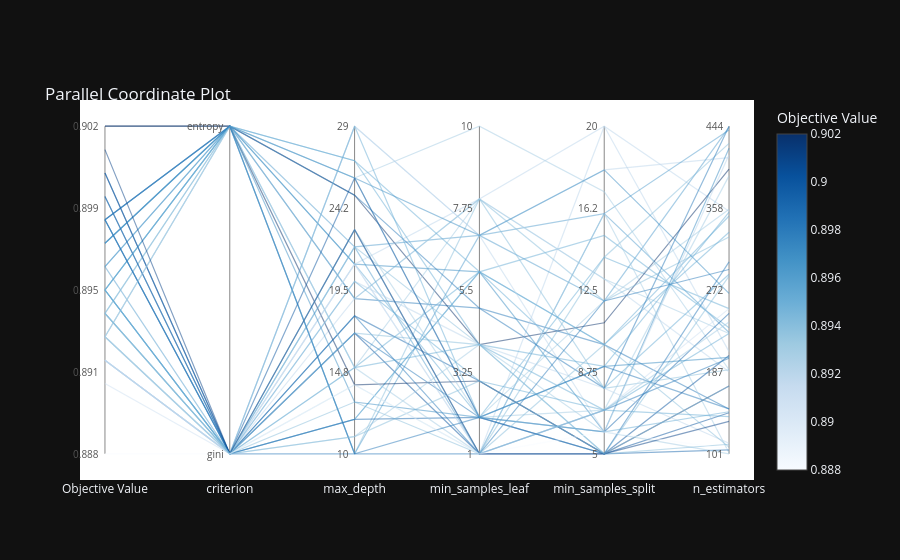

The cell this chart's notebook holds for it:
### Code cell
optuna.visualization.plot_parallel_coordinate(study)

### Figure 1 — Plotly figure (JSON) as saved in the notebook; plotly's stock layout.template omitted (floating-point values rounded to 4 significant figures)
{"data": [{"customdata": [["Objective Value", "0.896"], ["criterion", "gini"], ["max_depth", "22"], ["min_samples_leaf", "7"], ["min_samples_split", "16"], ["n_estimators", "228"]], "hovertemplate": "%{customdata[0]}: %{customdata[1]}<extra></extra>", "line": {"color": "rgb(83.57142857142632, 157.99999999999847, 204.85714285714198)", "dash": "solid", "width": 1.2}, "mode": "lines", "opacity": 0.5, "showlegend": false, "x": [0, 1, 2, 3, 4, 5], "y": [0.5714, 0.0, 0.6316, 0.6667, 0.7333, 0.3703], "type": "scatter"}, {"customdata": [["Objective Value", "0.892"], ["criterion", "gini"], ["max_depth", "29"], ["min_samples_leaf", "7"], ["min_samples_split", "18"], ["n_estimators", "411"]], "hovertemplate": "%{customdata[0]}: %{customdata[1]}<extra></extra>", "line": {"color": "rgb(186.57142857142748, 214.14285714285668, 234.9999999999996)", "dash": "solid", "width": 1.2}, "mode": "lines", "opacity": 0.5, "showlegend": false, "x": [0, 1, 2, 3, 4, 5], "y": [0.2857, 0.0, 1.0, 0.6667, 0.8667, 0.9038], "type": "scatter"}, {"customdata": [["Objective Value", "0.898"], ["criterion", "entropy"], ["max_depth", "19"], ["min_samples_leaf", "5"], ["min_samples_split", "10"], ["n_estimators", "148"]], "hovertemplate": "%{customdata[0]}: %{customdata[1]}<extra></extra>", "line": {"color": "rgb(42.42857142857233, 122.42857142857233, 185.85714285714332)", "dash": "solid", "width": 1.2}, "mode": "lines", "opacity": 0.5, "showlegend": false, "x": [0, 1, 2, 3, 4, 5], "y": [0.7143, 1.0, 0.4737, 0.4444, 0.3333, 0.137], "type": "scatter"}, {"customdata": [["Objective Value", "0.895"], ["criterion", "gini"], ["max_depth", "12"], ["min_samples_leaf", "6"], ["min_samples_split", "15"], ["n_estimators", "233"]], "hovertemplate": "%{customdata[0]}: %{customdata[1]}<extra></extra>", "line": {"color": "rgb(107.00000000000324, 174.00000000000176, 214.0000000000007)", "dash": "solid", "width": 1.2}, "mode": "lines", "opacity": 0.5, "showlegend": false, "x": [0, 1, 2, 3, 4, 5], "y": [0.5, 0.0, 0.1053, 0.5556, 0.6667, 0.3848], "type": "scatter"}, {"customdata": [["Objective Value", "0.895"], ["criterion", "entropy"], ["max_depth", "21"], ["min_samples_leaf", "2"], ["min_samples_split", "14"], ["n_estimators", "253"]], "hovertemplate": "%{customdata[0]}: %{customdata[1]}<extra></extra>", "line": {"color": "rgb(107.00000000000324, 174.00000000000176, 214.0000000000007)", "dash": "solid", "width": 1.2}, "mode": "lines", "opacity": 0.5, "showlegend": false, "x": [0, 1, 2, 3, 4, 5], "y": [0.5, 1.0, 0.5789, 0.1111, 0.6, 0.4431], "type": "scatter"}, {"customdata": [["Objective Value", "0.892"], ["criterion", "gini"], ["max_depth", "19"], ["min_samples_leaf", "8"], ["min_samples_split", "20"], ["n_estimators", "355"]], "hovertemplate": "%{customdata[0]}: %{customdata[1]}<extra></extra>", "line": {"color": "rgb(186.57142857142748, 214.14285714285668, 234.9999999999996)", "dash": "solid", "width": 1.2}, "mode": "lines", "opacity": 0.5, "showlegend": false, "x": [0, 1, 2, 3, 4, 5], "y": [0.2857, 0.0, 0.4737, 0.7778, 1.0, 0.7405], "type": "scatter"}, {"customdata": [["Objective Value", "0.9"], ["criterion", "gini"], ["max_depth", "17"], ["min_samples_leaf", "1"], ["min_samples_split", "5"], ["n_estimators", "144"]], "hovertemplate": "%{customdata[0]}: %{customdata[1]}<extra></extra>", "line": {"color": "rgb(11.571428571428115, 85.57142857142799, 159.5714285714281)", "dash": "solid", "width": 1.2}, "mode": "lines", "opacity": 0.5, "showlegend": false, "x": [0, 1, 2, 3, 4, 5], "y": [0.8571, 0.0, 0.3684, 0.0, 0.0, 0.1254], "type": "scatter"}, {"customdata": [["Objective Value", "0.895"], ["criterion", "entropy"], ["max_depth", "15"], ["min_samples_leaf", "6"], ["min_samples_split", "10"], ["n_estimators", "350"]], "hovertemplate": "%{customdata[0]}: %{customdata[1]}<extra></extra>", "line": {"color": "rgb(107.00000000000324, 174.00000000000176, 214.0000000000007)", "dash": "solid", "width": 1.2}, "mode": "lines", "opacity": 0.5, "showlegend": false, "x": [0, 1, 2, 3, 4, 5], "y": [0.5, 1.0, 0.2632, 0.5556, 0.3333, 0.7259], "type": "scatter"}, {"customdata": [["Objective Value", "0.902"], ["criterion", "entropy"], ["max_depth", "25"], ["min_samples_leaf", "4"], ["min_samples_split", "11"], ["n_estimators", "399"]], "hovertemplate": "%{customdata[0]}: %{customdata[1]}<extra></extra>", "line": {"color": "rgb(8.0, 48.0, 107.0)", "dash": "solid", "width": 1.2}, "mode": "lines", "opacity": 0.5, "showlegend": false, "x": [0, 1, 2, 3, 4, 5], "y": [1.0, 1.0, 0.7895, 0.3333, 0.4, 0.8688], "type": "scatter"}, {"customdata": [["Objective Value", "0.892"], ["criterion", "gini"], ["max_depth", "21"], ["min_samples_leaf", "8"], ["min_samples_split", "13"], ["n_estimators", "187"]], "hovertemplate": "%{customdata[0]}: %{customdata[1]}<extra></extra>", "line": {"color": "rgb(186.57142857142748, 214.14285714285668, 234.9999999999996)", "dash": "solid", "width": 1.2}, "mode": "lines", "opacity": 0.5, "showlegend": false, "x": [0, 1, 2, 3, 4, 5], "y": [0.2857, 0.0, 0.5789, 0.7778, 0.5333, 0.2507], "type": "scatter"}, {"customdata": [["Objective Value", "0.892"], ["criterion", "gini"], ["max_depth", "21"], ["min_samples_leaf", "1"], ["min_samples_split", "20"], ["n_estimators", "208"]], "hovertemplate": "%{customdata[0]}: %{customdata[1]}<extra></extra>", "line": {"color": "rgb(186.57142857142495, 214.1428571428556, 234.99999999999872)", "dash": "solid", "width": 1.2}, "mode": "lines", "opacity": 0.5, "showlegend": false, "x": [0, 1, 2, 3, 4, 5], "y": [0.2857, 0.0, 0.5789, 0.0, 1.0, 0.312], "type": "scatter"}, {"customdata": [["Objective Value", "0.896"], ["criterion", "entropy"], ["max_depth", "22"], ["min_samples_leaf", "1"], ["min_samples_split", "16"], ["n_estimators", "440"]], "hovertemplate": "%{customdata[0]}: %{customdata[1]}<extra></extra>", "line": {"color": "rgb(83.57142857142632, 157.99999999999847, 204.85714285714198)", "dash": "solid", "width": 1.2}, "mode": "lines", "opacity": 0.5, "showlegend": false, "x": [0, 1, 2, 3, 4, 5], "y": [0.5714, 1.0, 0.6316, 0.0, 0.7333, 0.9883], "type": "scatter"}, {"customdata": [["Objective Value", "0.894"], ["criterion", "entropy"], ["max_depth", "10"], ["min_samples_leaf", "8"], ["min_samples_split", "12"], ["n_estimators", "328"]], "hovertemplate": "%{customdata[0]}: %{customdata[1]}<extra></extra>", "line": {"color": "rgb(136.14285714285992, 190.00000000000153, 220.28571428571487)", "dash": "solid", "width": 1.2}, "mode": "lines", "opacity": 0.5, "showlegend": false, "x": [0, 1, 2, 3, 4, 5], "y": [0.4286, 1.0, 0.0, 0.7778, 0.4667, 0.6618], "type": "scatter"}, {"customdata": [["Objective Value", "0.896"], ["criterion", "entropy"], ["max_depth", "10"], ["min_samples_leaf", "7"], ["min_samples_split", "12"], ["n_estimators", "443"]], "hovertemplate": "%{customdata[0]}: %{customdata[1]}<extra></extra>", "line": {"color": "rgb(83.57142857142632, 157.99999999999847, 204.85714285714198)", "dash": "solid", "width": 1.2}, "mode": "lines", "opacity": 0.5, "showlegend": false, "x": [0, 1, 2, 3, 4, 5], "y": [0.5714, 1.0, 0.0, 0.6667, 0.4667, 0.9971], "type": "scatter"}, {"customdata": [["Objective Value", "0.893"], ["criterion", "gini"], ["max_depth", "15"], ["min_samples_leaf", "8"], ["min_samples_split", "13"], ["n_estimators", "227"]], "hovertemplate": "%{customdata[0]}: %{customdata[1]}<extra></extra>", "line": {"color": "rgb(163.71428571428498, 204.4285714285711, 226.99999999999974)", "dash": "solid", "width": 1.2}, "mode": "lines", "opacity": 0.5, "showlegend": false, "x": [0, 1, 2, 3, 4, 5], "y": [0.3571, 0.0, 0.2632, 0.7778, 0.5333, 0.3673], "type": "scatter"}, {"customdata": [["Objective Value", "0.894"], ["criterion", "gini"], ["max_depth", "13"], ["min_samples_leaf", "1"], ["min_samples_split", "14"], ["n_estimators", "426"]], "hovertemplate": "%{customdata[0]}: %{customdata[1]}<extra></extra>", "line": {"color": "rgb(136.14285714285344, 189.99999999999795, 220.28571428571348)", "dash": "solid", "width": 1.2}, "mode": "lines", "opacity": 0.5, "showlegend": false, "x": [0, 1, 2, 3, 4, 5], "y": [0.4286, 0.0, 0.1579, 0.0, 0.6, 0.9475], "type": "scatter"}, {"customdata": [["Objective Value", "0.893"], ["criterion", "entropy"], ["max_depth", "26"], ["min_samples_leaf", "2"], ["min_samples_split", "12"], ["n_estimators", "357"]], "hovertemplate": "%{customdata[0]}: %{customdata[1]}<extra></extra>", "line": {"color": "rgb(163.71428571428498, 204.4285714285711, 226.99999999999974)", "dash": "solid", "width": 1.2}, "mode": "lines", "opacity": 0.5, "showlegend": false, "x": [0, 1, 2, 3, 4, 5], "y": [0.3571, 1.0, 0.8421, 0.1111, 0.4667, 0.7464], "type": "scatter"}, {"customdata": [["Objective Value", "0.893"], ["criterion", "entropy"], ["max_depth", "26"], ["min_samples_leaf", "10"], ["min_samples_split", "17"], ["n_estimators", "189"]], "hovertemplate": "%{customdata[0]}: %{customdata[1]}<extra></extra>", "line": {"color": "rgb(163.71428571428498, 204.4285714285711, 226.99999999999974)", "dash": "solid", "width": 1.2}, "mode": "lines", "opacity": 0.5, "showlegend": false, "x": [0, 1, 2, 3, 4, 5], "y": [0.3571, 1.0, 0.8421, 1.0, 0.8, 0.2566], "type": "scatter"}, {"customdata": [["Objective Value", "0.897"], ["criterion", "entropy"], ["max_depth", "21"], ["min_samples_leaf", "6"], ["min_samples_split", "6"], ["n_estimators", "421"]], "hovertemplate": "%{customdata[0]}: %{customdata[1]}<extra></extra>", "line": {"color": "rgb(61.28571428571697, 141.28571428571698, 195.57142857142995)", "dash": "solid", "width": 1.2}, "mode": "lines", "opacity": 0.5, "showlegend": false, "x": [0, 1, 2, 3, 4, 5], "y": [0.6429, 1.0, 0.5789, 0.5556, 0.06667, 0.9329], "type": "scatter"}, {"customdata": [["Objective Value", "0.893"], ["criterion", "gini"], ["max_depth", "14"], ["min_samples_leaf", "1"], ["min_samples_split", "16"], ["n_estimators", "102"]], "hovertemplate": "%{customdata[0]}: %{customdata[1]}<extra></extra>", "line": {"color": "rgb(163.71428571428243, 204.42857142857002, 226.99999999999886)", "dash": "solid", "width": 1.2}, "mode": "lines", "opacity": 0.5, "showlegend": false, "x": [0, 1, 2, 3, 4, 5], "y": [0.3571, 0.0, 0.2105, 0.0, 0.7333, 0.002915], "type": "scatter"}, {"customdata": [["Objective Value", "0.894"], ["criterion", "entropy"], ["max_depth", "19"], ["min_samples_leaf", "8"], ["min_samples_split", "8"], ["n_estimators", "189"]], "hovertemplate": "%{customdata[0]}: %{customdata[1]}<extra></extra>", "line": {"color": "rgb(136.14285714285992, 190.00000000000153, 220.28571428571487)", "dash": "solid", "width": 1.2}, "mode": "lines", "opacity": 0.5, "showlegend": false, "x": [0, 1, 2, 3, 4, 5], "y": [0.4286, 1.0, 0.4737, 0.7778, 0.2, 0.2566], "type": "scatter"}, {"customdata": [["Objective Value", "0.895"], ["criterion", "entropy"], ["max_depth", "27"], ["min_samples_leaf", "6"], ["min_samples_split", "10"], ["n_estimators", "333"]], "hovertemplate": "%{customdata[0]}: %{customdata[1]}<extra></extra>", "line": {"color": "rgb(107.00000000000324, 174.00000000000176, 214.0000000000007)", "dash": "solid", "width": 1.2}, "mode": "lines", "opacity": 0.5, "showlegend": false, "x": [0, 1, 2, 3, 4, 5], "y": [0.5, 1.0, 0.8947, 0.5556, 0.3333, 0.6764], "type": "scatter"}, {"customdata": [["Objective Value", "0.892"], ["criterion", "gini"], ["max_depth", "29"], ["min_samples_leaf", "7"], ["min_samples_split", "6"], ["n_estimators", "414"]], "hovertemplate": "%{customdata[0]}: %{customdata[1]}<extra></extra>", "line": {"color": "rgb(186.57142857142748, 214.14285714285668, 234.9999999999996)", "dash": "solid", "width": 1.2}, "mode": "lines", "opacity": 0.5, "showlegend": false, "x": [0, 1, 2, 3, 4, 5], "y": [0.2857, 0.0, 1.0, 0.6667, 0.06667, 0.9125], "type": "scatter"}, {"customdata": [["Objective Value", "0.895"], ["criterion", "gini"], ["max_depth", "12"], ["min_samples_leaf", "6"], ["min_samples_split", "8"], ["n_estimators", "289"]], "hovertemplate": "%{customdata[0]}: %{customdata[1]}<extra></extra>", "line": {"color": "rgb(107.00000000000324, 174.00000000000176, 214.0000000000007)", "dash": "solid", "width": 1.2}, "mode": "lines", "opacity": 0.5, "showlegend": false, "x": [0, 1, 2, 3, 4, 5], "y": [0.5, 0.0, 0.1053, 0.5556, 0.2, 0.5481], "type": "scatter"}, {"customdata": [["Objective Value", "0.897"], ["criterion", "entropy"], ["max_depth", "26"], ["min_samples_leaf", "7"], ["min_samples_split", "18"], ["n_estimators", "269"]], "hovertemplate": "%{customdata[0]}: %{customdata[1]}<extra></extra>", "line": {"color": "rgb(61.28571428571489, 141.2857142857149, 195.5714285714289)", "dash": "solid", "width": 1.2}, "mode": "lines", "opacity": 0.5, "showlegend": false, "x": [0, 1, 2, 3, 4, 5], "y": [0.6429, 1.0, 0.8421, 0.6667, 0.8667, 0.4898], "type": "scatter"}, {"customdata": [["Objective Value", "0.899"], ["criterion", "gini"], ["max_depth", "18"], ["min_samples_leaf", "3"], ["min_samples_split", "5"], ["n_estimators", "105"]], "hovertemplate": "%{customdata[0]}: %{customdata[1]}<extra></extra>", "line": {"color": "rgb(25.85714285714377, 103.85714285714403, 173.85714285714377)", "dash": "solid", "width": 1.2}, "mode": "lines", "opacity": 0.5, "showlegend": false, "x": [0, 1, 2, 3, 4, 5], "y": [0.7857, 0.0, 0.4211, 0.2222, 0.0, 0.01166], "type": "scatter"}, {"customdata": [["Objective Value", "0.898"], ["criterion", "gini"], ["max_depth", "17"], ["min_samples_leaf", "2"], ["min_samples_split", "9"], ["n_estimators", "148"]], "hovertemplate": "%{customdata[0]}: %{customdata[1]}<extra></extra>", "line": {"color": "rgb(42.42857142857233, 122.42857142857233, 185.85714285714332)", "dash": "solid", "width": 1.2}, "mode": "lines", "opacity": 0.5, "showlegend": false, "x": [0, 1, 2, 3, 4, 5], "y": [0.7143, 0.0, 0.3684, 0.1111, 0.2667, 0.137], "type": "scatter"}, {"customdata": [["Objective Value", "0.902"], ["criterion", "entropy"], ["max_depth", "14"], ["min_samples_leaf", "3"], ["min_samples_split", "5"], ["n_estimators", "172"]], "hovertemplate": "%{customdata[0]}: %{customdata[1]}<extra></extra>", "line": {"color": "rgb(8.0, 48.00000000000419, 107.00000000000622)", "dash": "solid", "width": 1.2}, "mode": "lines", "opacity": 0.5, "showlegend": false, "x": [0, 1, 2, 3, 4, 5], "y": [1.0, 1.0, 0.2105, 0.2222, 0.0, 0.207], "type": "scatter"}, {"customdata": [["Objective Value", "0.893"], ["criterion", "gini"], ["max_depth", "11"], ["min_samples_leaf", "4"], ["min_samples_split", "6"], ["n_estimators", "101"]], "hovertemplate": "%{customdata[0]}: %{customdata[1]}<extra></extra>", "line": {"color": "rgb(163.71428571428498, 204.4285714285711, 226.99999999999974)", "dash": "solid", "width": 1.2}, "mode": "lines", "opacity": 0.5, "showlegend": false, "x": [0, 1, 2, 3, 4, 5], "y": [0.3571, 0.0, 0.05263, 0.3333, 0.06667, 0.0], "type": "scatter"}, {"customdata": [["Objective Value", "0.899"], ["criterion", "gini"], ["max_depth", "12"], ["min_samples_leaf", "2"], ["min_samples_split", "6"], ["n_estimators", "248"]], "hovertemplate": "%{customdata[0]}: %{customdata[1]}<extra></extra>", "line": {"color": "rgb(25.85714285714377, 103.85714285714403, 173.85714285714377)", "dash": "solid", "width": 1.2}, "mode": "lines", "opacity": 0.5, "showlegend": false, "x": [0, 1, 2, 3, 4, 5], "y": [0.7857, 0.0, 0.1053, 0.1111, 0.06667, 0.4286], "type": "scatter"}, {"customdata": [["Objective Value", "0.891"], ["criterion", "gini"], ["max_depth", "21"], ["min_samples_leaf", "1"], ["min_samples_split", "7"], ["n_estimators", "253"]], "hovertemplate": "%{customdata[0]}: %{customdata[1]}<extra></extra>", "line": {"color": "rgb(204.85714285714198, 223.571428571428, 241.285714285714)", "dash": "solid", "width": 1.2}, "mode": "lines", "opacity": 0.5, "showlegend": false, "x": [0, 1, 2, 3, 4, 5], "y": [0.2143, 0.0, 0.5789, 0.0, 0.1333, 0.4431], "type": "scatter"}, {"customdata": [["Objective Value", "0.893"], ["criterion", "gini"], ["max_depth", "23"], ["min_samples_leaf", "2"], ["min_samples_split", "7"], ["n_estimators", "392"]], "hovertemplate": "%{customdata[0]}: %{customdata[1]}<extra></extra>", "line": {"color": "rgb(163.71428571428498, 204.4285714285711, 226.99999999999974)", "dash": "solid", "width": 1.2}, "mode": "lines", "opacity": 0.5, "showlegend": false, "x": [0, 1, 2, 3, 4, 5], "y": [0.3571, 0.0, 0.6842, 0.1111, 0.1333, 0.8484], "type": "scatter"}, {"customdata": [["Objective Value", "0.894"], ["criterion", "gini"], ["max_depth", "22"], ["min_samples_leaf", "4"], ["min_samples_split", "5"], ["n_estimators", "287"]], "hovertemplate": "%{customdata[0]}: %{customdata[1]}<extra></extra>", "line": {"color": "rgb(136.14285714285344, 189.99999999999795, 220.28571428571348)", "dash": "solid", "width": 1.2}, "mode": "lines", "opacity": 0.5, "showlegend": false, "x": [0, 1, 2, 3, 4, 5], "y": [0.4286, 0.0, 0.6316, 0.3333, 0.0, 0.5423], "type": "scatter"}, {"customdata": [["Objective Value", "0.898"], ["criterion", "entropy"], ["max_depth", "25"], ["min_samples_leaf", "5"], ["min_samples_split", "8"], ["n_estimators", "444"]], "hovertemplate": "%{customdata[0]}: %{customdata[1]}<extra></extra>", "line": {"color": "rgb(42.42857142857233, 122.42857142857233, 185.85714285714332)", "dash": "solid", "width": 1.2}, "mode": "lines", "opacity": 0.5, "showlegend": false, "x": [0, 1, 2, 3, 4, 5], "y": [0.7143, 1.0, 0.7895, 0.4444, 0.2, 1.0], "type": "scatter"}, {"customdata": [["Objective Value", "0.895"], ["criterion", "entropy"], ["max_depth", "27"], ["min_samples_leaf", "4"], ["min_samples_split", "9"], ["n_estimators", "354"]], "hovertemplate": "%{customdata[0]}: %{customdata[1]}<extra></extra>", "line": {"color": "rgb(106.99999999999741, 173.99999999999824, 213.99999999999898)", "dash": "solid", "width": 1.2}, "mode": "lines", "opacity": 0.5, "showlegend": false, "x": [0, 1, 2, 3, 4, 5], "y": [0.5, 1.0, 0.8947, 0.3333, 0.2667, 0.7376], "type": "scatter"}, {"customdata": [["Objective Value", "0.898"], ["criterion", "gini"], ["max_depth", "18"], ["min_samples_leaf", "1"], ["min_samples_split", "12"], ["n_estimators", "294"]], "hovertemplate": "%{customdata[0]}: %{customdata[1]}<extra></extra>", "line": {"color": "rgb(42.42857142857233, 122.42857142857233, 185.85714285714332)", "dash": "solid", "width": 1.2}, "mode": "lines", "opacity": 0.5, "showlegend": false, "x": [0, 1, 2, 3, 4, 5], "y": [0.7143, 0.0, 0.4211, 0.0, 0.4667, 0.5627], "type": "scatter"}, {"customdata": [["Objective Value", "0.892"], ["criterion", "gini"], ["max_depth", "20"], ["min_samples_leaf", "4"], ["min_samples_split", "8"], ["n_estimators", "112"]], "hovertemplate": "%{customdata[0]}: %{customdata[1]}<extra></extra>", "line": {"color": "rgb(186.57142857142748, 214.14285714285668, 234.9999999999996)", "dash": "solid", "width": 1.2}, "mode": "lines", "opacity": 0.5, "showlegend": false, "x": [0, 1, 2, 3, 4, 5], "y": [0.2857, 0.0, 0.5263, 0.3333, 0.2, 0.03207], "type": "scatter"}, {"customdata": [["Objective Value", "0.894"], ["criterion", "gini"], ["max_depth", "17"], ["min_samples_leaf", "4"], ["min_samples_split", "5"], ["n_estimators", "111"]], "hovertemplate": "%{customdata[0]}: %{customdata[1]}<extra></extra>", "line": {"color": "rgb(136.14285714285992, 190.00000000000153, 220.28571428571487)", "dash": "solid", "width": 1.2}, "mode": "lines", "opacity": 0.5, "showlegend": false, "x": [0, 1, 2, 3, 4, 5], "y": [0.4286, 0.0, 0.3684, 0.3333, 0.0, 0.02915], "type": "scatter"}, {"customdata": [["Objective Value", "0.895"], ["criterion", "gini"], ["max_depth", "20"], ["min_samples_leaf", "3"], ["min_samples_split", "7"], ["n_estimators", "227"]], "hovertemplate": "%{customdata[0]}: %{customdata[1]}<extra></extra>", "line": {"color": "rgb(106.99999999999741, 173.99999999999824, 213.99999999999898)", "dash": "solid", "width": 1.2}, "mode": "lines", "opacity": 0.5, "showlegend": false, "x": [0, 1, 2, 3, 4, 5], "y": [0.5, 0.0, 0.5263, 0.2222, 0.1333, 0.3673], "type": "scatter"}, {"customdata": [["Objective Value", "0.9"], ["criterion", "gini"], ["max_depth", "26"], ["min_samples_leaf", "2"], ["min_samples_split", "5"], ["n_estimators", "204"]], "hovertemplate": "%{customdata[0]}: %{customdata[1]}<extra></extra>", "line": {"color": "rgb(11.571428571429713, 85.57142857143003, 159.57142857142972)", "dash": "solid", "width": 1.2}, "mode": "lines", "opacity": 0.5, "showlegend": false, "x": [0, 1, 2, 3, 4, 5], "y": [0.8571, 0.0, 0.8421, 0.1111, 0.0, 0.3003], "type": "scatter"}, {"customdata": [["Objective Value", "0.898"], ["criterion", "gini"], ["max_depth", "10"], ["min_samples_leaf", "1"], ["min_samples_split", "7"], ["n_estimators", "201"]], "hovertemplate": "%{customdata[0]}: %{customdata[1]}<extra></extra>", "line": {"color": "rgb(42.42857142857233, 122.42857142857233, 185.85714285714332)", "dash": "solid", "width": 1.2}, "mode": "lines", "opacity": 0.5, "showlegend": false, "x": [0, 1, 2, 3, 4, 5], "y": [0.7143, 0.0, 0.0, 0.0, 0.1333, 0.2915], "type": "scatter"}, {"customdata": [["Objective Value", "0.893"], ["criterion", "entropy"], ["max_depth", "15"], ["min_samples_leaf", "1"], ["min_samples_split", "7"], ["n_estimators", "239"]], "hovertemplate": "%{customdata[0]}: %{customdata[1]}<extra></extra>", "line": {"color": "rgb(163.71428571428498, 204.4285714285711, 226.99999999999974)", "dash": "solid", "width": 1.2}, "mode": "lines", "opacity": 0.5, "showlegend": false, "x": [0, 1, 2, 3, 4, 5], "y": [0.3571, 1.0, 0.2632, 0.0, 0.1333, 0.4023], "type": "scatter"}, {"customdata": [["Objective Value", "0.898"], ["criterion", "entropy"], ["max_depth", "10"], ["min_samples_leaf", "2"], ["min_samples_split", "5"], ["n_estimators", "302"]], "hovertemplate": "%{customdata[0]}: %{customdata[1]}<extra></extra>", "line": {"color": "rgb(42.42857142857233, 122.42857142857233, 185.85714285714332)", "dash": "solid", "width": 1.2}, "mode": "lines", "opacity": 0.5, "showlegend": false, "x": [0, 1, 2, 3, 4, 5], "y": [0.7143, 1.0, 0.0, 0.1111, 0.0, 0.586], "type": "scatter"}, {"customdata": [["Objective Value", "0.895"], ["criterion", "gini"], ["max_depth", "29"], ["min_samples_leaf", "2"], ["min_samples_split", "6"], ["n_estimators", "145"]], "hovertemplate": "%{customdata[0]}: %{customdata[1]}<extra></extra>", "line": {"color": "rgb(107.00000000000324, 174.00000000000176, 214.0000000000007)", "dash": "solid", "width": 1.2}, "mode": "lines", "opacity": 0.5, "showlegend": false, "x": [0, 1, 2, 3, 4, 5], "y": [0.5, 0.0, 1.0, 0.1111, 0.06667, 0.1283], "type": "scatter"}, {"customdata": [["Objective Value", "0.894"], ["criterion", "gini"], ["max_depth", "23"], ["min_samples_leaf", "1"], ["min_samples_split", "10"], ["n_estimators", "108"]], "hovertemplate": "%{customdata[0]}: %{customdata[1]}<extra></extra>", "line": {"color": "rgb(136.14285714285992, 190.00000000000153, 220.28571428571487)", "dash": "solid", "width": 1.2}, "mode": "lines", "opacity": 0.5, "showlegend": false, "x": [0, 1, 2, 3, 4, 5], "y": [0.4286, 0.0, 0.6842, 0.0, 0.3333, 0.02041], "type": "scatter"}, {"customdata": [["Objective Value", "0.897"], ["criterion", "entropy"], ["max_depth", "13"], ["min_samples_leaf", "2"], ["min_samples_split", "9"], ["n_estimators", "202"]], "hovertemplate": "%{customdata[0]}: %{customdata[1]}<extra></extra>", "line": {"color": "rgb(61.28571428571697, 141.28571428571698, 195.57142857142995)", "dash": "solid", "width": 1.2}, "mode": "lines", "opacity": 0.5, "showlegend": false, "x": [0, 1, 2, 3, 4, 5], "y": [0.6429, 1.0, 0.1579, 0.1111, 0.2667, 0.2945], "type": "scatter"}, {"customdata": [["Objective Value", "0.901"], ["criterion", "gini"], ["max_depth", "23"], ["min_samples_leaf", "1"], ["min_samples_split", "5"], ["n_estimators", "135"]], "hovertemplate": "%{customdata[0]}: %{customdata[1]}<extra></extra>", "line": {"color": "rgb(8.0, 66.85714285714255, 134.99999999999955)", "dash": "solid", "width": 1.2}, "mode": "lines", "opacity": 0.5, "showlegend": false, "x": [0, 1, 2, 3, 4, 5], "y": [0.9286, 0.0, 0.6842, 0.0, 0.0, 0.09913], "type": "scatter"}, {"customdata": [["Objective Value", "0.895"], ["criterion", "gini"], ["max_depth", "15"], ["min_samples_leaf", "4"], ["min_samples_split", "7"], ["n_estimators", "140"]], "hovertemplate": "%{customdata[0]}: %{customdata[1]}<extra></extra>", "line": {"color": "rgb(107.00000000000324, 174.00000000000176, 214.0000000000007)", "dash": "solid", "width": 1.2}, "mode": "lines", "opacity": 0.5, "showlegend": false, "x": [0, 1, 2, 3, 4, 5], "y": [0.5, 0.0, 0.2632, 0.3333, 0.1333, 0.1137], "type": "scatter"}, {"customdata": [["Objective Value", "0.894"], ["criterion", "gini"], ["max_depth", "11"], ["min_samples_leaf", "3"], ["min_samples_split", "5"], ["n_estimators", "172"]], "hovertemplate": "%{customdata[0]}: %{customdata[1]}<extra></extra>", "line": {"color": "rgb(136.14285714285344, 189.99999999999795, 220.28571428571348)", "dash": "solid", "width": 1.2}, "mode": "lines", "opacity": 0.5, "showlegend": false, "x": [0, 1, 2, 3, 4, 5], "y": [0.4286, 0.0, 0.05263, 0.2222, 0.0, 0.207], "type": "scatter"}, {"customdata": [["Objective Value", "0.888"], ["criterion", "gini"], ["max_depth", "14"], ["min_samples_leaf", "1"], ["min_samples_split", "6"], ["n_estimators", "106"]], "hovertemplate": "%{customdata[0]}: %{customdata[1]}<extra></extra>", "line": {"color": "rgb(247.0, 251.0, 255.0)", "dash": "solid", "width": 1.2}, "mode": "lines", "opacity": 0.5, "showlegend": false, "x": [0, 1, 2, 3, 4, 5], "y": [0.0, 0.0, 0.2105, 0.0, 0.06667, 0.01458], "type": "scatter"}, {"hoverinfo": "skip", "marker": {"cmax": 0.902, "cmin": 0.888, "color": [0.888, 0.902], "colorbar": {"title": {"text": "Objective Value"}}, "colorscale": [[0.0, "rgb(247,251,255)"], [0.125, "rgb(222,235,247)"], [0.25, "rgb(198,219,239)"], [0.375, "rgb(158,202,225)"], [0.5, "rgb(107,174,214)"], [0.625, "rgb(66,146,198)"], [0.75, "rgb(33,113,181)"], [0.875, "rgb(8,81,156)"], [1.0, "rgb(8,48,107)"]], "reversescale": false, "showscale": true}, "mode": "markers", "showlegend": false, "x": [null, null], "y": [null, null], "type": "scatter"}], "layout": {"annotations": [{"font": {"color": "#555", "size": 10}, "showarrow": false, "text": "0.888", "x": 0, "xanchor": "right", "xshift": -4, "y": 0.0}, {"font": {"color": "#555", "size": 10}, "showarrow": false, "text": "0.891", "x": 0, "xanchor": "right", "xshift": -4, "y": 0.25}, {"font": {"color": "#555", "size": 10}, "showarrow": false, "text": "0.895", "x": 0, "xanchor": "right", "xshift": -4, "y": 0.5}, {"font": {"color": "#555", "size": 10}, "showarrow": false, "text": "0.899", "x": 0, "xanchor": "right", "xshift": -4, "y": 0.75}, {"font": {"color": "#555", "size": 10}, "showarrow": false, "text": "0.902", "x": 0, "xanchor": "right", "xshift": -4, "y": 1.0}, {"font": {"color": "#555", "size": 10}, "showarrow": false, "text": "gini", "x": 1, "xanchor": "right", "xshift": -4, "y": 0.0}, {"font": {"color": "#555", "size": 10}, "showarrow": false, "text": "entropy", "x": 1, "xanchor": "right", "xshift": -4, "y": 1.0}, {"font": {"color": "#555", "size": 10}, "showarrow": false, "text": "10", "x": 2, "xanchor": "right", "xshift": -4, "y": 0.0}, {"font": {"color": "#555", "size": 10}, "showarrow": false, "text": "14.8", "x": 2, "xanchor": "right", "xshift": -4, "y": 0.25}, {"font": {"color": "#555", "size": 10}, "showarrow": false, "text": "19.5", "x": 2, "xanchor": "right", "xshift": -4, "y": 0.5}, {"font": {"color": "#555", "size": 10}, "showarrow": false, "text": "24.2", "x": 2, "xanchor": "right", "xshift": -4, "y": 0.75}, {"font": {"color": "#555", "size": 10}, "showarrow": false, "text": "29", "x": 2, "xanchor": "right", "xshift": -4, "y": 1.0}, {"font": {"color": "#555", "size": 10}, "showarrow": false, "text": "1", "x": 3, "xanchor": "right", "xshift": -4, "y": 0.0}, {"font": {"color": "#555", "size": 10}, "showarrow": false, "text": "3.25", "x": 3, "xanchor": "right", "xshift": -4, "y": 0.25}, {"font": {"color": "#555", "size": 10}, "showarrow": false, "text": "5.5", "x": 3, "xanchor": "right", "xshift": -4, "y": 0.5}, {"font": {"color": "#555", "size": 10}, "showarrow": false, "text": "7.75", "x": 3, "xanchor": "right", "xshift": -4, "y": 0.75}, {"font": {"color": "#555", "size": 10}, "showarrow": false, "text": "10", "x": 3, "xanchor": "right", "xshift": -4, "y": 1.0}, {"font": {"color": "#555", "size": 10}, "showarrow": false, "text": "5", "x": 4, "xanchor": "right", "xshift": -4, "y": 0.0}, {"font": {"color": "#555", "size": 10}, "showarrow": false, "text": "8.75", "x": 4, "xanchor": "right", "xshift": -4, "y": 0.25}, {"font": {"color": "#555", "size": 10}, "showarrow": false, "text": "12.5", "x": 4, "xanchor": "right", "xshift": -4, "y": 0.5}, {"font": {"color": "#555", "size": 10}, "showarrow": false, "text": "16.2", "x": 4, "xanchor": "right", "xshift": -4, "y": 0.75}, {"font": {"color": "#555", "size": 10}, "showarrow": false, "text": "20", "x": 4, "xanchor": "right", "xshift": -4, "y": 1.0}, {"font": {"color": "#555", "size": 10}, "showarrow": false, "text": "101", "x": 5, "xanchor": "right", "xshift": -4, "y": 0.0}, {"font": {"color": "#555", "size": 10}, "showarrow": false, "text": "187", "x": 5, "xanchor": "right", "xshift": -4, "y": 0.25}, {"font": {"color": "#555", "size": 10}, "showarrow": false, "text": "272", "x": 5, "xanchor": "right", "xshift": -4, "y": 0.5}, {"font": {"color": "#555", "size": 10}, "showarrow": false, "text": "358", "x": 5, "xanchor": "right", "xshift": -4, "y": 0.75}, {"font": {"color": "#555", "size": 10}, "showarrow": false, "text": "444", "x": 5, "xanchor": "right", "xshift": -4, "y": 1.0}], "hovermode": "closest", "legend": {"orientation": "h", "x": 1, "xanchor": "right", "y": 1, "yanchor": "bottom"}, "plot_bgcolor": "white", "shapes": [{"layer": "below", "line": {"color": "#888", "width": 1}, "type": "line", "x0": 0, "x1": 0, "y0": 0, "y1": 1}, {"layer": "below", "line": {"color": "#888", "width": 1}, "type": "line", "x0": 1, "x1": 1, "y0": 0, "y1": 1}, {"layer": "below", "line": {"color": "#888", "width": 1}, "type": "line", "x0": 2, "x1": 2, "y0": 0, "y1": 1}, {"layer": "below", "line": {"color": "#888", "width": 1}, "type": "line", "x0": 3, "x1": 3, "y0": 0, "y1": 1}, {"layer": "below", "line": {"color": "#888", "width": 1}, "type": "line", "x0": 4, "x1": 4, "y0": 0, "y1": 1}, {"layer": "below", "line": {"color": "#888", "width": 1}, "type": "line", "x0": 5, "x1": 5, "y0": 0, "y1": 1}], "title": {"text": "Parallel Coordinate Plot", "y": 1, "yanchor": "bottom", "yref": "paper"}, "xaxis": {"range": [-0.2, 5.2], "showgrid": false, "tickmode": "array", "ticktext": ["Objective Value", "criterion", "max_depth", "min_samples_leaf", "min_samples_split", "n_estimators"], "tickvals": [0, 1, 2, 3, 4, 5], "zeroline": false}, "yaxis": {"fixedrange": true, "range": [-0.08, 1.08], "visible": false}}}
